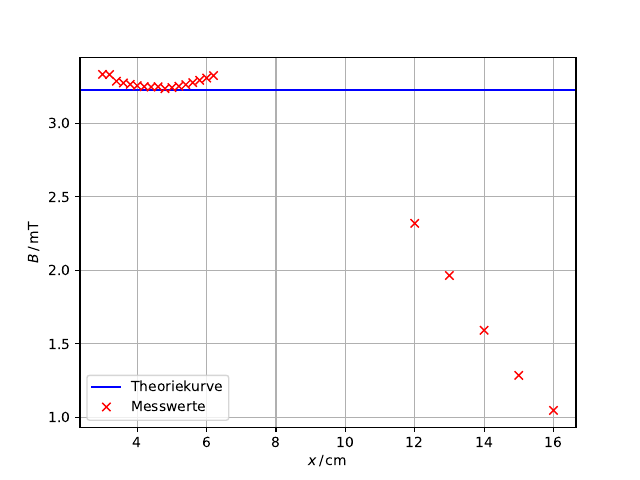

The script that saved this image:
import matplotlib.pyplot as plt
import numpy as np

c, d = np.genfromtxt('helm2.txt', unpack=True)

n = 100
my = 4 * np.pi * 10**(-7)
I = 3
R = (125/2) * 10**(-3)
D = 9e-2

B = n * (my * I * R**2)/(R**2 + (D/2)**2)**(3/2) * 10**3

plt.axhline(y=B, color='blue', linestyle='-', label='Theoriekurve')
print(B)

plt.plot(c, d, 'rx', label='Messwerte')
plt.xlabel(r'$x \,/\, \mathrm{cm}$')
plt.ylabel(r'$B \,/\, \mathrm{mT}$')

plt.grid()
plt.legend()
# plt.show()
# plt.savefig('helm2.pdf')
